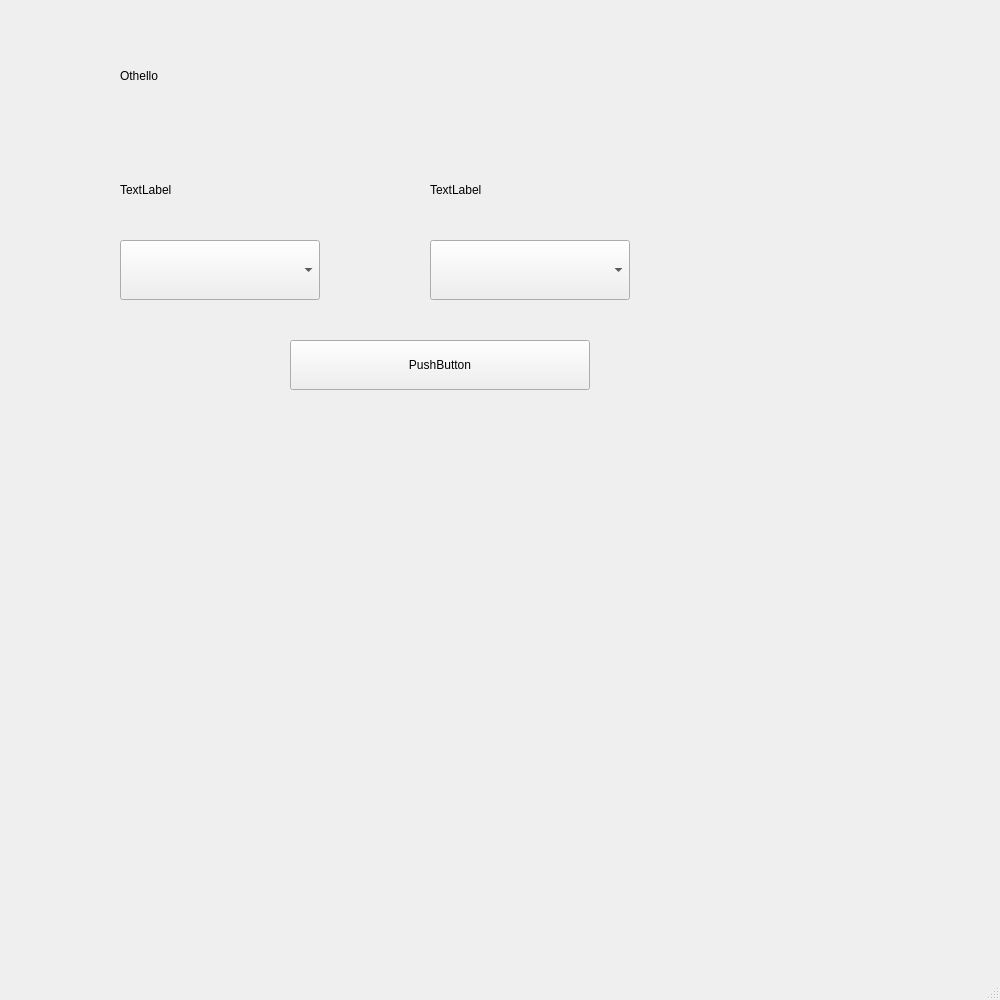
<?xml version="1.0" encoding="UTF-8"?>
<ui version="4.0">
 <class>MainMenuWindow</class>
 <widget class="QMainWindow" name="MainMenuWindow">
  <property name="geometry">
   <rect>
    <x>0</x>
    <y>0</y>
    <width>1000</width>
    <height>1000</height>
   </rect>
  </property>
  <property name="windowTitle">
   <string>MainWindow</string>
  </property>
  <widget class="QWidget" name="centralwidget">
   <widget class="QComboBox" name="player1select">
    <property name="geometry">
     <rect>
      <x>120</x>
      <y>240</y>
      <width>200</width>
      <height>60</height>
     </rect>
    </property>
   </widget>
   <widget class="QComboBox" name="player2select">
    <property name="geometry">
     <rect>
      <x>430</x>
      <y>240</y>
      <width>200</width>
      <height>60</height>
     </rect>
    </property>
   </widget>
   <widget class="QPushButton" name="startButton">
    <property name="geometry">
     <rect>
      <x>290</x>
      <y>340</y>
      <width>300</width>
      <height>50</height>
     </rect>
    </property>
    <property name="text">
     <string>PushButton</string>
    </property>
   </widget>
   <widget class="QLabel" name="p1display">
    <property name="geometry">
     <rect>
      <x>120</x>
      <y>160</y>
      <width>200</width>
      <height>60</height>
     </rect>
    </property>
    <property name="text">
     <string>TextLabel</string>
    </property>
   </widget>
   <widget class="QLabel" name="p2display">
    <property name="geometry">
     <rect>
      <x>430</x>
      <y>160</y>
      <width>200</width>
      <height>60</height>
     </rect>
    </property>
    <property name="text">
     <string>TextLabel</string>
    </property>
   </widget>
   <widget class="QLabel" name="titleDisplay">
    <property name="geometry">
     <rect>
      <x>120</x>
      <y>40</y>
      <width>401</width>
      <height>71</height>
     </rect>
    </property>
    <property name="text">
     <string>Othello</string>
    </property>
    <property name="textFormat">
     <enum>Qt::AutoText</enum>
    </property>
   </widget>
  </widget>
  <widget class="QMenuBar" name="menubar">
   <property name="geometry">
    <rect>
     <x>0</x>
     <y>0</y>
     <width>1000</width>
     <height>22</height>
    </rect>
   </property>
  </widget>
  <widget class="QStatusBar" name="statusbar"/>
 </widget>
 <resources/>
 <connections/>
</ui>
